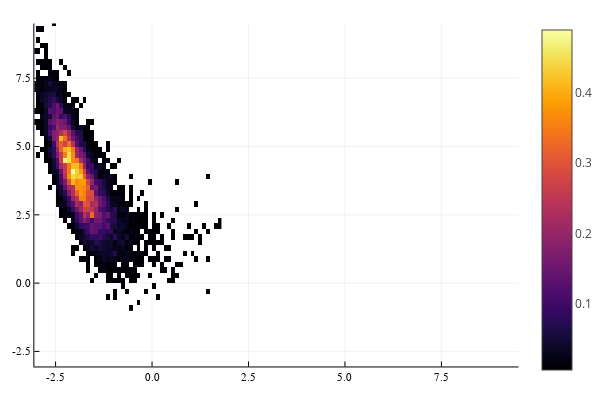
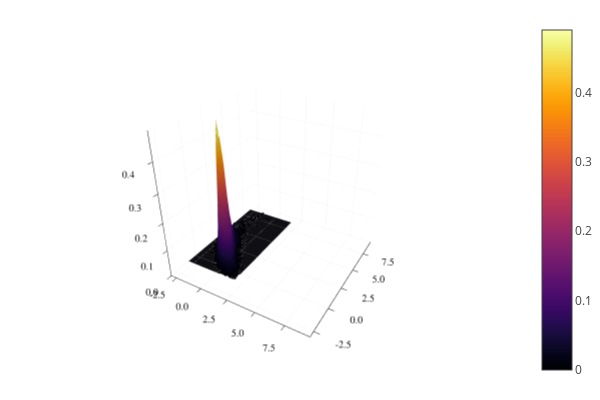

Notebook code for these charts, in order:
### Code cell
t = 1
data = componentwise_vectors_timepoint(sol, t);
plotHist(data, 2)

### Figure 1 — Plotly figure (JSON) as saved in the notebook; plotly's stock layout.template omitted (floating-point values rounded to 4 significant figures; data arrays with more than 128 entries replaced by an {"elided": "..."} marker saying what was removed)
{"data": [{"colorbar": {"title": ""}, "colorscale": {"elided": "256x2 mixed values"}, "name": "y1", "showlegend": false, "showscale": true, "type": "heatmap", "x": [-3.1, -3, -2.9, -2.8, -2.7, -2.6, -2.5, -2.4, -2.3, -2.2, -2.1, -2, -1.9, -1.8, -1.7, -1.6, -1.5, -1.4, -1.3, -1.2, -1.1, -1, -0.9, -0.8, -0.7, -0.6, -0.5, -0.4, -0.3, -0.2, -0.1, 0, 0.1, 0.2, 0.3, 0.4, 0.5, 0.6, 0.7, 0.8, 0.9, 1, 1.1, 1.2, 1.3, 1.4, 1.5, 1.6, 1.7, 1.8], "xaxis": "x", "y": [-1, -0.8, -0.6, -0.4, -0.2, 0, 0.2, 0.4, 0.6, 0.8, 1, 1.2, 1.4, 1.6, 1.8, 2, 2.2, 2.4, 2.6, 2.8, 3, 3.2, 3.4, 3.6, 3.8, 4, 4.2, 4.4, 4.6, 4.8, 5, 5.2, 5.4, 5.6, 5.8, 6, 6.2, 6.4, 6.6, 6.8, 7, 7.2, 7.4, 7.6, 7.8, 8, 8.2, 8.4, 8.6, 8.8, 9, 9.2, 9.4, 9.6], "yaxis": "y", "z": {"elided": "53x49 float values"}, "zmax": 0.49, "zmin": 0.005}], "layout": {"annotations": [], "height": 400, "legend_position": {"bgcolor": "rgba(255, 255, 255, 1.000)", "bordercolor": "rgba(0, 0, 0, 1.000)", "borderwidth": 1, "font": {"color": "rgba(0, 0, 0, 1.000)", "family": "sans-serif", "size": 11}, "title": {"font": {"color": "rgba(0, 0, 0, 1.000)", "family": "sans-serif", "size": 15}, "text": ""}, "tracegroupgap": 0, "traceorder": "normal", "x": 1, "xanchor": "auto", "y": 1, "yanchor": "auto"}, "margin": {"b": 20, "l": 0, "r": 0, "t": 20}, "paper_bgcolor": "rgba(255, 255, 255, 1.000)", "plot_bgcolor": "rgba(255, 255, 255, 1.000)", "showlegend": true, "width": 600, "xaxis": {"anchor": "y", "domain": [0.06582, 0.9934], "gridcolor": "rgba(0, 0, 0, 0.100)", "gridwidth": 0.5, "linecolor": "rgba(0, 0, 0, 1.000)", "mirror": false, "range": [-3.05, 9.5], "showgrid": true, "showline": true, "showticklabels": true, "tickangle": 0, "tickcolor": "rgb(0, 0, 0)", "tickfont": {"color": "rgba(0, 0, 0, 1.000)", "family": "sans-serif", "size": 11}, "tickmode": "array", "ticks": "inside", "ticktext": ["-2.5", "0.0", "2.5", "5.0", "7.5"], "tickvals": [-2.5, 0, 2.5, 5, 7.5], "title": "", "titlefont": {"color": "rgba(0, 0, 0, 1.000)", "family": "sans-serif", "size": 15}, "type": "-", "visible": true, "zeroline": false, "zerolinecolor": "rgba(0, 0, 0, 1.000)"}, "yaxis": {"anchor": "x", "domain": [0.03762, 0.9902], "gridcolor": "rgba(0, 0, 0, 0.100)", "gridwidth": 0.5, "linecolor": "rgba(0, 0, 0, 1.000)", "mirror": false, "range": [-3.05, 9.5], "showgrid": true, "showline": true, "showticklabels": true, "tickangle": 0, "tickcolor": "rgb(0, 0, 0)", "tickfont": {"color": "rgba(0, 0, 0, 1.000)", "family": "sans-serif", "size": 11}, "tickmode": "array", "ticks": "inside", "ticktext": ["-2.5", "0.0", "2.5", "5.0", "7.5"], "tickvals": [-2.5, 0, 2.5, 5, 7.5], "title": "", "titlefont": {"color": "rgba(0, 0, 0, 1.000)", "family": "sans-serif", "size": 15}, "type": "-", "visible": true, "zeroline": false, "zerolinecolor": "rgba(0, 0, 0, 1.000)"}}}

### Figure 2 — Plotly figure (JSON) as saved in the notebook; plotly's stock layout.template omitted (floating-point values rounded to 4 significant figures; data arrays with more than 128 entries replaced by an {"elided": "..."} marker saying what was removed)
{"data": [{"colorbar": {"title": ""}, "colorscale": {"elided": "256x2 mixed values"}, "name": "y1", "opacity": null, "scene": "scene", "showlegend": false, "showscale": true, "type": "surface", "x": [-3.05, -2.95, -2.85, -2.75, -2.65, -2.55, -2.45, -2.35, -2.25, -2.15, -2.05, -1.95, -1.85, -1.75, -1.65, -1.55, -1.45, -1.35, -1.25, -1.15, -1.05, -0.95, -0.85, -0.75, -0.65, -0.55, -0.45, -0.35, -0.25, -0.15, -0.05, 0.05, 0.15, 0.25, 0.35, 0.45, 0.55, 0.65, 0.75, 0.85, 0.95, 1.05, 1.15, 1.25, 1.35, 1.45, 1.55, 1.65, 1.75], "xaxis": "x", "y": [-0.9, -0.7, -0.5, -0.3, -0.1, 0.1, 0.3, 0.5, 0.7, 0.9, 1.1, 1.3, 1.5, 1.7, 1.9, 2.1, 2.3, 2.5, 2.7, 2.9, 3.1, 3.3, 3.5, 3.7, 3.9, 4.1, 4.3, 4.5, 4.7, 4.9, 5.1, 5.3, 5.5, 5.7, 5.9, 6.1, 6.3, 6.5, 6.7, 6.9, 7.1, 7.3, 7.5, 7.7, 7.9, 8.1, 8.3, 8.5, 8.7, 8.9, 9.1, 9.3, 9.5], "yaxis": "y", "z": {"elided": "49x53 float values"}, "zaxis": "z", "zmax": 0.49, "zmin": 0}], "layout": {"annotations": [], "height": 400, "legend_position": {"bgcolor": "rgba(255, 255, 255, 1.000)", "bordercolor": "rgba(0, 0, 0, 1.000)", "borderwidth": 1, "font": {"color": "rgba(0, 0, 0, 1.000)", "family": "sans-serif", "size": 11}, "title": {"font": {"color": "rgba(0, 0, 0, 1.000)", "family": "sans-serif", "size": 15}, "text": ""}, "tracegroupgap": 0, "traceorder": "normal", "x": 1, "xanchor": "auto", "y": 1, "yanchor": "auto"}, "margin": {"b": 20, "l": 0, "r": 0, "t": 20}, "paper_bgcolor": "rgba(255, 255, 255, 1.000)", "plot_bgcolor": "rgba(255, 255, 255, 1.000)", "scene": {"camera": {"eye": {"x": 1.126, "y": -1.95, "z": 1.3}}, "domain": {"x": [0.06582, 0.9934], "y": [0.03762, 0.9902]}, "xaxis": {"gridcolor": "rgba(0, 0, 0, 0.100)", "gridwidth": 0.5, "linecolor": "rgba(0, 0, 0, 1.000)", "mirror": false, "range": [-3.05, 9.5], "showgrid": true, "showline": true, "showticklabels": true, "tickangle": 0, "tickcolor": "rgb(0, 0, 0)", "tickfont": {"color": "rgba(0, 0, 0, 1.000)", "family": "sans-serif", "size": 11}, "tickmode": "array", "ticks": "inside", "ticktext": ["-2.5", "0.0", "2.5", "5.0", "7.5"], "tickvals": [-2.5, 0, 2.5, 5, 7.5], "title": "", "titlefont": {"color": "rgba(0, 0, 0, 1.000)", "family": "sans-serif", "size": 15}, "type": "-", "visible": true, "zeroline": false, "zerolinecolor": "rgba(0, 0, 0, 1.000)"}, "yaxis": {"gridcolor": "rgba(0, 0, 0, 0.100)", "gridwidth": 0.5, "linecolor": "rgba(0, 0, 0, 1.000)", "mirror": false, "range": [-3.05, 9.5], "showgrid": true, "showline": true, "showticklabels": true, "tickangle": 0, "tickcolor": "rgb(0, 0, 0)", "tickfont": {"color": "rgba(0, 0, 0, 1.000)", "family": "sans-serif", "size": 11}, "tickmode": "array", "ticks": "inside", "ticktext": ["-2.5", "0.0", "2.5", "5.0", "7.5"], "tickvals": [-2.5, 0, 2.5, 5, 7.5], "title": "", "titlefont": {"color": "rgba(0, 0, 0, 1.000)", "family": "sans-serif", "size": 15}, "type": "-", "visible": true, "zeroline": false, "zerolinecolor": "rgba(0, 0, 0, 1.000)"}, "zaxis": {"gridcolor": "rgba(0, 0, 0, 0.100)", "gridwidth": 0.5, "linecolor": "rgba(0, 0, 0, 1.000)", "mirror": false, "range": [0, 0.49], "showgrid": true, "showline": true, "showticklabels": true, "tickangle": 0, "tickcolor": "rgb(0, 0, 0)", "tickfont": {"color": "rgba(0, 0, 0, 1.000)", "family": "sans-serif", "size": 11}, "tickmode": "array", "ticks": "inside", "ticktext": ["0.0", "0.1", "0.2", "0.3", "0.4"], "tickvals": [0, 0.1, 0.2, 0.3, 0.4], "title": "", "titlefont": {"color": "rgba(0, 0, 0, 1.000)", "family": "sans-serif", "size": 15}, "type": "-", "visible": true, "zeroline": false, "zerolinecolor": "rgba(0, 0, 0, 1.000)"}}, "showlegend": true, "width": 600}}
